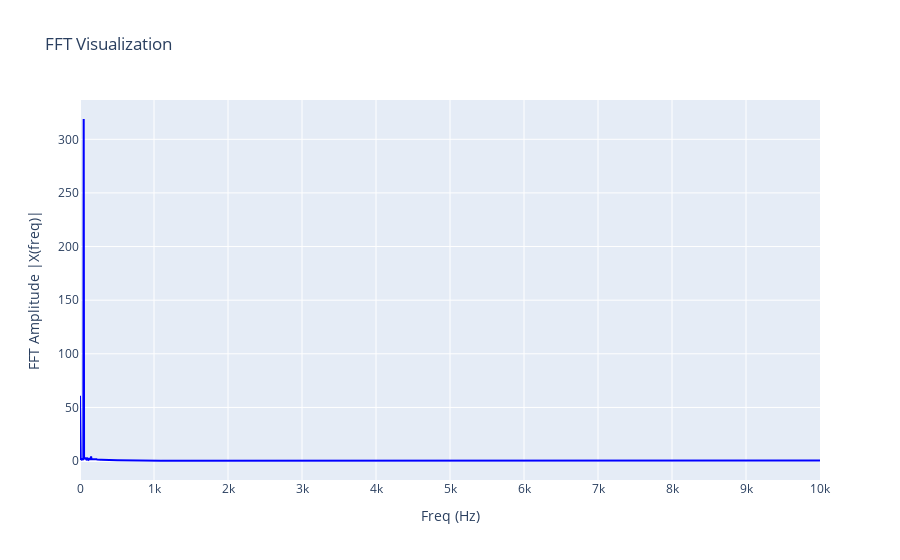

The cell this chart's notebook holds for it:
### Code cell
freq, freq_amplitudes, dominant_freq, other_freq = FFT(signal=V1_filt, fs=sampling_freq)

print(f'Prime Harmonic: {dominant_freq} Hz')
print(f'Next 5 Harmonics: {other_freq[:5]}')

fig = go.Figure()

fig.add_trace(go.Scatter(x=freq, y=freq_amplitudes, mode='lines', line=dict(color='blue'), name='FFT Amplitude |X(freq)|'))
fig.update_layout(
    title='FFT Visualization',
    xaxis_title='Freq (Hz)',
    yaxis_title='FFT Amplitude |X(freq)|',
    xaxis=dict(range=[0, sampling_freq/2])
)

fig.show()

### Figure 1 — Plotly figure (JSON) as saved in the notebook; plotly's stock layout.template omitted (floating-point values rounded to 4 significant figures; data arrays with more than 128 entries replaced by an {"elided": "..."} marker saying what was removed)
{"data": [{"line": {"color": "blue"}, "mode": "lines", "name": "FFT Amplitude |X(freq)|", "type": "scatter", "x": {"elided": "4000 int values"}, "y": {"elided": "4000 float values"}}], "layout": {"title": {"text": "FFT Visualization"}, "xaxis": {"range": [0, 10000], "title": {"text": "Freq (Hz)"}}, "yaxis": {"title": {"text": "FFT Amplitude |X(freq)|"}}}}
